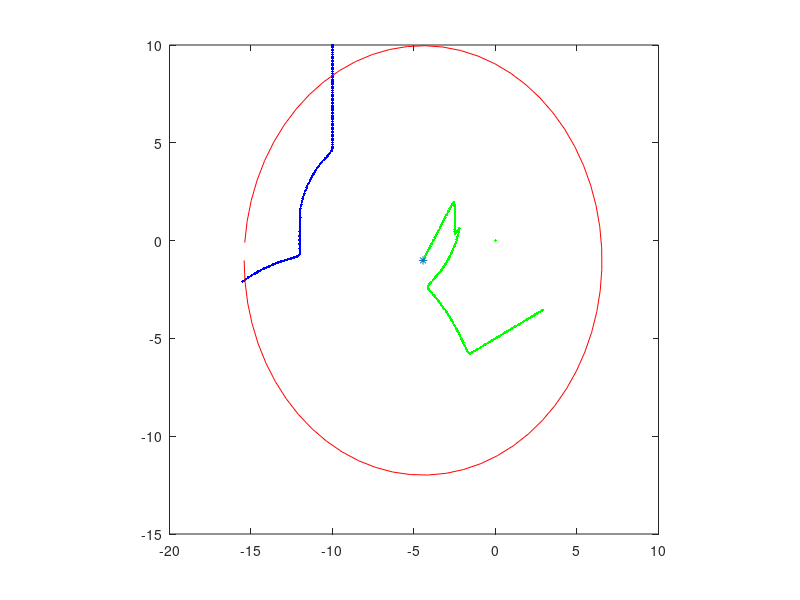

This chart was generated by the following MATLAB code:
function process_experiment()
% PROCESS_EXPERIMENT calculates the minimial distance between uavs

close all
%sshpass -p "password" scp -r user@example.com:/some/remote/path /some/local/path
data = load('uav2.txt');

plot( data(:,4), data(:,5),'.b', data(:,7), data(:,8),'.g')
axis square
pause(1)


%inicializar minima distancia
mindist=1000;
% Number of measurements
mess = length(data);

% measurements of uav2 and uav3
measurements_uav2 = data(1:mess,4:6);
measurements_uav3 = data(1:mess,7:9);

%last position (true position)
last_position_uav3 = [measurements_uav3(mess, 1) measurements_uav3(mess, 2) measurements_uav3(mess, 3)];
errors=zeros(mess,1);
% Medidas de uav3 a descartar
for m = 1:mess
    errors(m,1) = sqrt((last_position_uav3(1) - measurements_uav3(m,1))^2 + (last_position_uav3(2) - measurements_uav3(m,2))^2);

end

% Solo se calcula minima distancia cuando uav3 esté en posición de avoidance  
for m=1:mess
    if(errors(m,1)<0.5)
        dist=sqrt((measurements_uav3(m,1)-measurements_uav2(m,1))^2+(measurements_uav3(m,2)-measurements_uav2(m,2))^2);
        if (dist<mindist)
            mindist=dist;
        end
    end
end
        

disp('la minima distancia entre UAV2 y UAV3 es ')
disp(mindist)

hold on

df_x = mindist*cos(-pi:0.1:pi) + last_position_uav3(1);
df_y = mindist*sin(-pi:0.1:pi) + last_position_uav3(2);
plot(last_position_uav3(1), last_position_uav3(2), '* ', df_x, df_y, 'r')
axis square
        

end